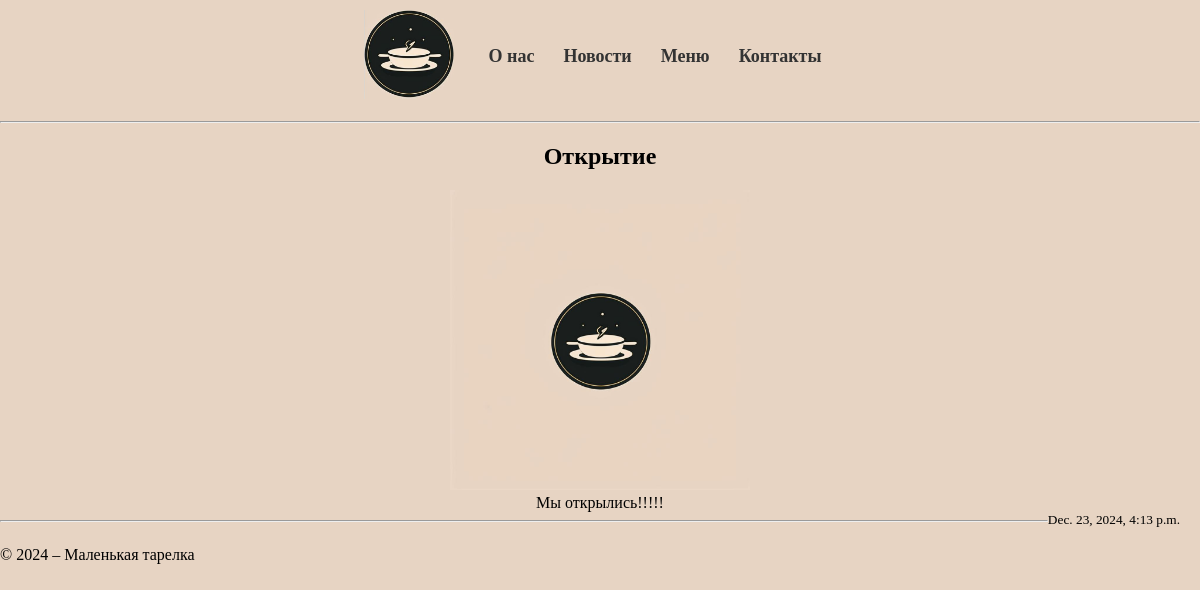
Page /news/ on the committed database.
### app/models.py (models this page shows)
class News(models.Model):
    title = models.CharField(max_length=50)
    content = models.TextField()
    date = models.DateTimeField(auto_now_add=True)
    image = models.ImageField(blank=True, upload_to='images')

### app/views.py (the view)
# urls.py: path('news/', News_create)
def News_create(request):
    post = News.objects.all().order_by('-date')
    paginator = Paginator(post, 3)
    page_number = request.GET.get('page')
    news_obj = paginator.get_page(page_number)
    return render(request, 'news.html', {'news': news_obj})

### templates/news.html (shortened to what this page needs)
{% extends 'top.html' %}
{% load static %}
{% block title %}
    <link rel="stylesheet" href= '{% static "styles.css" %}'>
{% endblock %}
{% block header %}
    {{ block.super }}
{% endblock %}
{% block content %}
    <hr>
    {% for new in news %}
        <div style="text-align: center;">
                <h2>{{ new.title }}</h2>
                {% if new.image %}
                <img src="{{new.image.url}}" weight="300" height="300">
                {% else %}
                <p></p>
                {% endif %}
                <br>
                {{ new.content }}
                <br>
                <small style="float: right; margin-right: 20px;">{{ new.date }}</small>
                <hr>
        </div>
    {% endfor %}
{% endblock %}
{% block footer %}
    {{block.super}}
{% endblock %}

### app/static/styles.css (style rules this page uses)
body { margin: 0; background-color: #e7d4c3; }

### rows in the picture
News: title "Открытие", image (picture), content "Мы открылись!!!!!", date "Dec. 23, 2024, 4:13 p.m."
